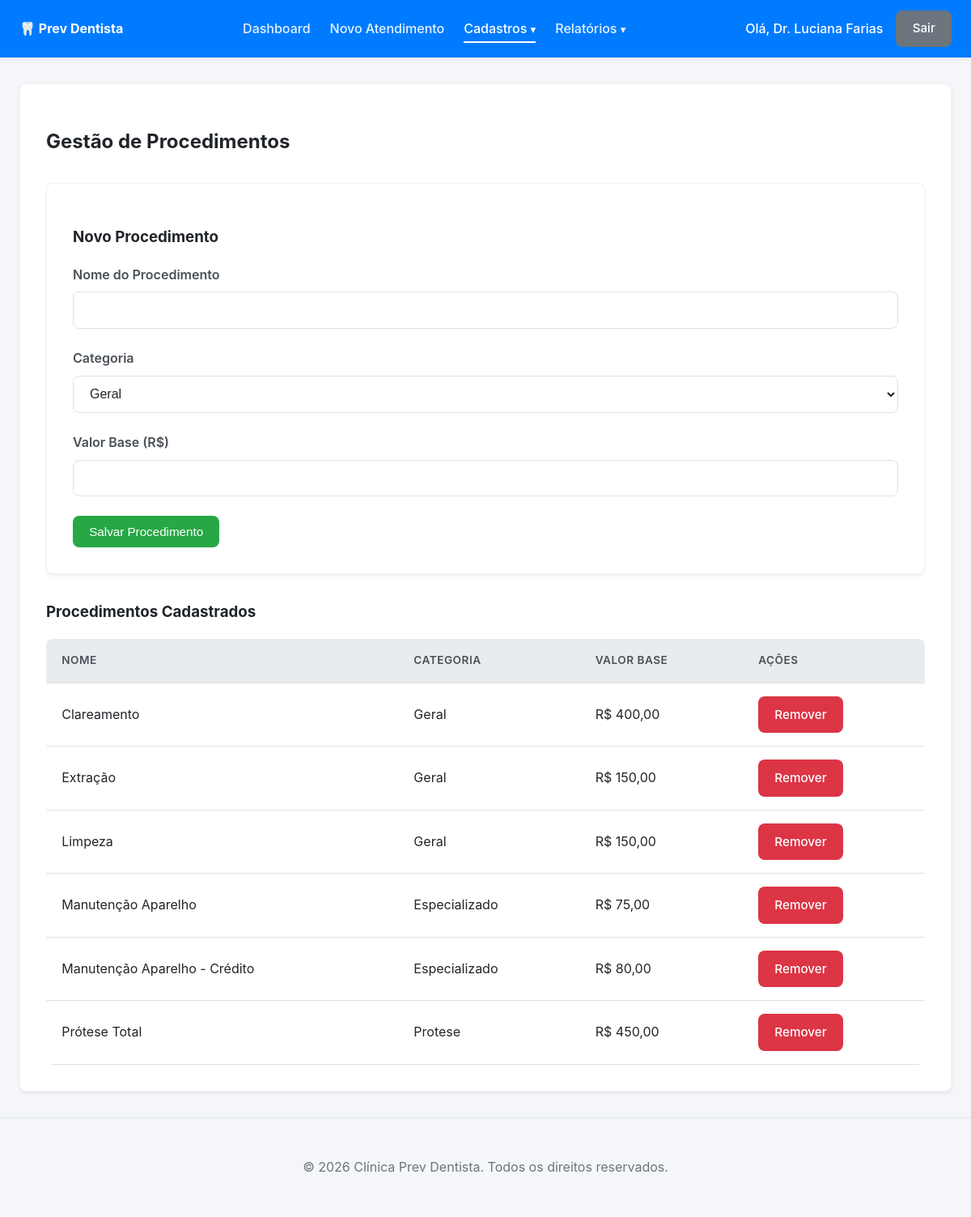
/procedimentos.php (signed in), run on the app's committed database.
### tables this page shows
CREATE TABLE IF NOT EXISTS `procedimentos` (
  `id` int NOT NULL AUTO_INCREMENT,
  `nome` varchar(100) NOT NULL,
  `categoria` enum('geral','especializado','protese') NOT NULL,
  `descricao` text,
  `valor_base` decimal(10,2) DEFAULT NULL,
  PRIMARY KEY (`id`)
);

### procedimentos.php (the view, shortened to what this page needs)
<?php
require_once 'config/database.php';
require_once 'views/header.php';
try {
    $stmt = $pdo->query("SELECT * FROM procedimentos ORDER BY nome ASC");
    $procedimentos = $stmt->fetchAll();
} catch (Exception $e) {
    echo "<p class='error'>Erro ao buscar procedimentos: " . $e->getMessage() . "</p>";
    $procedimentos = [];
}
?>
<div class="card">
    <h2>Gestão de Procedimentos</h2>
    <div class="card" style="margin-top: 2rem;">
        <h3>Novo Procedimento</h3>
        <form action="<?= BASE_URL ?>actions/salvar_procedimento.php" method="POST">
            <div class="form-group">
                <label for="nome">Nome do Procedimento</label>
                <input type="text" name="nome" id="nome" required>
            </div>
            <div class="form-group">
                <label for="categoria">Categoria</label>
                <select name="categoria" id="categoria" required>
                    <option value="geral">Geral</option>
                </select>
            </div>
            <div class="form-group">
                <label for="valor_base">Valor Base (R$)</label>
                <input type="number" step="0.01" name="valor_base" id="valor_base">
            </div>
            <button type="submit" class="btn btn-success">Salvar Procedimento</button>
        </form>
    </div>
    <h3 style="margin-top: 2rem;">Procedimentos Cadastrados</h3>
    <table>
        <thead>
            <tr>
                <th>Nome</th>
                <th>Categoria</th>
                <th>Valor Base</th>
                <th>Ações</th>
            </tr>
        </thead>
        <tbody>
            <?php if (count($procedimentos) > 0): ?>
                <?php foreach ($procedimentos as $procedimento): ?>
                    <tr>
                        <td><?= htmlspecialchars($procedimento['nome']) ?></td>
                        <td><?= ucfirst($procedimento['categoria']) ?></td>
                        <td>R$ <?= number_format($procedimento['valor_base'], 2, ',', '.') ?></td>
                        <td>
                            <a href="<?= BASE_URL ?>actions/excluir_procedimento.php?id=<?= $procedimento['id'] ?>" class="btn btn-danger" onclick="return confirm('Tem certeza que deseja remover este procedimento?');">Remover</a>
                        </td>
                    </tr>
                <?php endforeach; ?>
            <?php else: ?>
                <tr>
                    <td colspan="4" style="text-align: center;">Nenhum procedimento registrado.</td>
                </tr>
            <?php endif; ?>
        </tbody>
    </table>
</div>
<?php require_once 'views/footer.php'; ?>

### assets/css/style.css (style rules this page uses)
:root { --primary-color: #007bff; --primary-dark: #0056b3; --secondary-color: #6c757d; --success-color: #28a745; --danger-color: #dc3545; --warning-color: #ffc107; --info-color: #17a2b8; --background-color: #f4f6f9; --card-bg: #ffffff; --text-color: #212529; --text-muted: #6c757d; --border-color: #dee2e6; --navbar-bg: #ffffff; --shadow-sm: 0 0.125rem 0.25rem rgba(0, 0, 0, 0.075); --shadow-md: 0 0.5rem 1rem rgba(0, 0, 0, 0.15); --border-radius: 0.5rem; }
body { font-family: -apple-system, BlinkMacSystemFont, "Segoe UI", Roboto, "Helvetica Neue", Arial, sans-serif; background-color: var(--background-color); color: var(--text-color); margin: 0; padding: 0; line-height: 1.6; }
.btn { padding: 0.6rem 1.2rem; border: 1px solid transparent; border-radius: var(--border-radius); cursor: pointer; font-size: 0.95rem; font-weight: 500; text-decoration: none; display: inline-block; transition: all 0.2s; text-align: center; }
.btn-success { background-color: var(--success-color); color: white; }
.btn-danger { background-color: var(--danger-color); color: white; }
.card { background-color: var(--card-bg); border-radius: var(--border-radius); box-shadow: var(--shadow-sm); padding: 2rem; margin-bottom: 2rem; border: 1px solid rgba(0,0,0,0.05); transition: box-shadow 0.3s ease; }
.form-group { margin-bottom: 1.5rem; }
label { display: block; margin-bottom: 0.5rem; font-weight: 600; color: #495057; }
input[type="text"], input[type="number"], input[type="password"], input[type="date"], input[type="month"], select, textarea { width: 100%; padding: 0.8rem 1rem; border: 1px solid var(--border-color); border-radius: var(--border-radius); box-sizing: border-box; font-size: 1rem; transition: border-color 0.2s, box-shadow 0.2s; background-color: #fff; color: var(--text-color); }
table { width: 100%; border-collapse: collapse; margin-top: 1rem; background-color: #fff; border-radius: var(--border-radius); overflow: hidden; }
th, td { padding: 1rem 1.2rem; text-align: left; border-bottom: 1px solid var(--border-color); }
thead th { background-color: #e9ecef; font-weight: 600; color: #495057; text-transform: uppercase; font-size: 0.85rem; letter-spacing: 0.5px; }

### data on the page
procedimentos: nome "Clareamento", categoria "Geral", valor_base "400,00"
procedimentos: nome "Extração", categoria "Geral", valor_base "150,00"
procedimentos: nome "Limpeza", categoria "Geral", valor_base "150,00"
procedimentos: nome "Manutenção Aparelho", categoria "Especializado", valor_base "75,00"
procedimentos: nome "Manutenção Aparelho - Crédito", categoria "Especializado", valor_base "80,00"
procedimentos: nome "Prótese Total", categoria "Protese", valor_base "450,00"

### other printed values
$_SESSION['usuario_nome'] "Dr. Luciana Farias"
